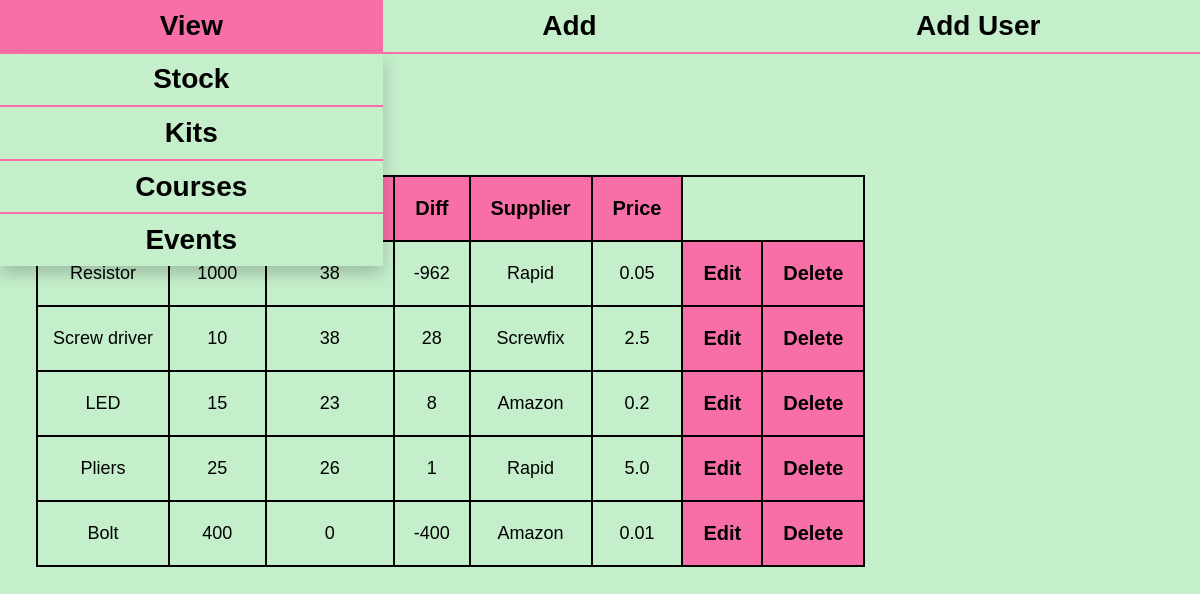
/view/stock (signed in), run on the app's committed database.
### app/models.py (models this page shows, shortened)
class StockItem(db.Model):
    id = db.Column(db.Integer, primary_key=True)
    name = db.Column(db.String)
    stock = db.Column(db.Integer)
    supplier = db.Column(db.String)
    price = db.Column(db.Double)
    kits = db.relationship('Kit', secondary=itemInKit)
    def data(self):
        required = calculate_required(self)
        return [self.name, self.stock, required, calculate_diff(self, required), self.supplier, self.price]

### app/views.py (the view, shortened to what this page needs)
@app.route('/view/<model_type>', methods=['GET', 'POST'])
@login_required
def courses(model_type):
    try:
        reverse = session['reverse']
    except:
        reverse = False
    try:
        sort_by = session['sort_by']
    except:
        sort_by = None
    if model_type == 'stock':
        sort = SortStockItemForm()
        items = get_stock_items()
    elif model_type == 'kit':
        sort = SortKitsForm()
        items = get_kits()
    elif model_type == 'course':
        sort = SortCoursesForm()
        items = get_courses()
    elif model_type == 'event':
        sort = SortEventsForm()
        items = get_events()
    for a in sort:
        if a.data:
            if a.name == sort_by:
                reverse = not reverse
            session['sort_by'] = a.name
            session['reverse'] = reverse
            return redirect(f'/view/{model_type}')
    else:
        print(sort.errors)
    items = sort.sort(items, sort_by, reverse)
    return render_template('view_model.html',
                           allItems = items,
                           headers=sort,
                           title=model_type,
                           active_page='view')

### app/__init__.py (called while the page is built)
@login_manager.user_loader
def load_user(user_id):
    return models.User.query.get(user_id)

### app/calculate_stock.py (called while the page is built)
def calculate_required(item):
    required = 0
    for kit in item.kits:
        print(kit)
        if kit.course:
            course = db_functions.get_course_with_id(kit.course)
            for event in course.events:
                required += event.numberOfKids
    return required

def calculate_diff(item, required):
    return required - item.stock

### app/db_functions.py (called while the page is built)
def get_stock_items():
    return models.StockItem.query.all()

def get_course_with_id(course_id):
    return models.Course.query.get(course_id)

### app/sort_forms.py (called while the page is built)
    def __iter__(self):
        return iter([self.name, self.stock, self.required, self.diff, self.supplier, self.price])

### app/templates/view_model.html (shortened to what this page needs)
{% extends "base.html" %}
{% block content %}
    <link href="{{ url_for('static', filename='view.css') }}" type="text/css" rel="stylesheet">
    <h1>{{ title }}</h1>
    <table class="items-table">
        <tr>
            <form action="" method="post" name="sort_model">
            {% for header in headers %}
                <td>{{ header }}</td>
            {% endfor %}
            <td colspan="2" class="top_row"></td>
            </form>
        </tr>
        {% for item in allItems %}
            <tr>
            {% for column in item.data() %}
                <td class="text">{{ column }}</td>
            {% endfor %}
            {% if title == "stock" %}
                <td><form method="post"><input class="edit" type=submit name="edit_{{ item.id }}" value="Edit">
            {% endif %}
            <td><form method="post"><input class="delete" type=submit name="delete_{{ item.id }}" value="Delete">
            </tr>
        {% endfor %}
    </table>
{% endblock %}

### app/static/generic.css (style rules this page uses)
:root { --main: #C5EFCB; --main2: #908d8d; --secondary: #000000; --accent-blue: #f86fa8; }
body { margin: 0; font-family: sans-serif; font-size: 18px; background-color: var(--main); padding-bottom: 250px; color: var(--secondary); }
h1 { margin: 20px; margin-left: 1em; }
table { border-collapse: collapse; }
table form { height: 100%; }
table input[type="submit"] { background-color: var(--accent-blue); cursor: pointer; border: none; outline: none; width: 100%; height: 100%; margin: 0; padding: 20px; font-size: 20px; font-weight: 600; color: var(--secondary) }
input[type="submit"] { background-color: var(--accent-blue); color: var(--secondary); cursor: pointer; border: none; outline: none; width: 100px; height: 40px; margin: 0; padding: 0; font-size: 20px; font-weight: 600; }

### app/static/view.css (style rules this page uses)
td, th { border: 2px solid var(--secondary); height: 50px; text-align: center; padding: 0; }
table td { border-left: 2px solid var(--secondary); border-right: 2px solid var(--secondary); }
table .text { padding-left: 15px; padding-right: 15px; }

### data on the page
StockItem: name "Resistor", stock "1000", data "38" "-962", supplier "Rapid", price "0.05"
StockItem: name "Screw driver", data "10" "38" "28", supplier "Screwfix", price "2.5"
StockItem: name "LED", data "15" "23" "8", supplier "Amazon", price "0.2"
StockItem: name "Pliers", data "25" "26" "1", supplier "Rapid", price "5.0"
StockItem: name "Bolt", stock "400", data "0" "-400", supplier "Amazon", price "0.01"
